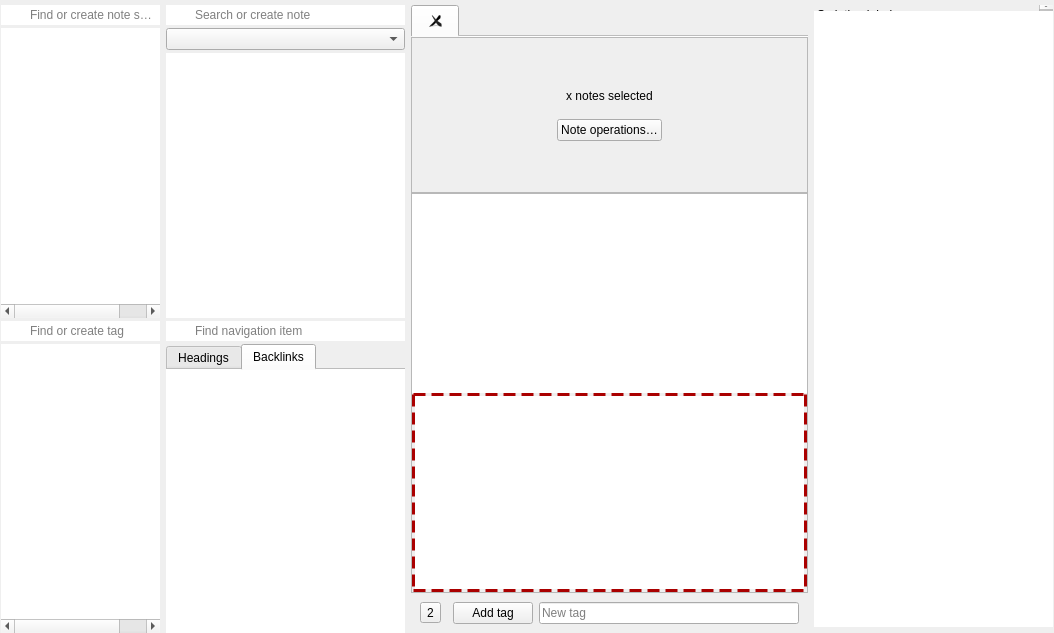
  <widget class="QWidget" name="centralWidget">
   <property name="sizePolicy">
    <sizepolicy hsizetype="Maximum" vsizetype="Maximum">
     <horstretch>0</horstretch>
     <verstretch>0</verstretch>
    </sizepolicy>
   </property>
   <layout class="QGridLayout" name="gridLayout_4">
    <property name="sizeConstraint">
     <enum>QLayout::SizeConstraint::SetMaximumSize</enum>
    </property>
    <property name="leftMargin">
     <number>1</number>
    </property>
    <property name="topMargin">
     <number>5</number>
    </property>
    <property name="rightMargin">
     <number>1</number>
    </property>
    <property name="bottomMargin">
     <number>0</number>
    </property>
    <item row="0" column="1">
     <layout class="QHBoxLayout" name="horizontalLayout_3">
      <property name="rightMargin">
       <number>0</number>
      </property>
      <item>
       <widget class="QFrame" name="tagFrame">
        <property name="sizePolicy">
         <sizepolicy hsizetype="Preferred" vsizetype="Preferred">
          <horstretch>2</horstretch>
          <verstretch>0</verstretch>
         </sizepolicy>
        </property>
        <property name="styleSheet">
         <string notr="true"/>
        </property>
        <property name="frameShape">
         <enum>QFrame::Shape::NoFrame</enum>
        </property>
        <property name="frameShadow">
         <enum>QFrame::Shadow::Plain</enum>
        </property>
        <layout class="QVBoxLayout" name="verticalLayout_5">
         <property name="spacing">
          <number>3</number>
         </property>
         <property name="leftMargin">
          <number>0</number>
         </property>
         <property name="topMargin">
          <number>0</number>
         </property>
         <property name="rightMargin">
          <number>0</number>
         </property>
         <property name="bottomMargin">
          <number>0</number>
         </property>
         <item>
          <widget class="QFrame" name="noteSubFolderFrame">
           <property name="frameShape">
            <enum>QFrame::Shape::NoFrame</enum>
           </property>
           <property name="frameShadow">
            <enum>QFrame::Shadow::Raised</enum>
           </property>
           <layout class="QVBoxLayout" name="verticalLayout_4">
            <property name="spacing">
             <number>3</number>
            </property>
            <property name="leftMargin">
             <number>0</number>
            </property>
            <property name="topMargin">
             <number>0</number>
            </property>
            <property name="rightMargin">
             <number>0</number>
            </property>
            <property name="bottomMargin">
             <number>0</number>
            </property>
            <item>
             <widget class="LineEdit" name="noteSubFolderLineEdit">
              <property name="styleSheet">
               <string notr="true">QLineEdit {
	border: none;
	padding: 2px 5px 2px 27px;
	background-image: url(:/images/search-notes.svg);
	background-repeat: no-repeat;
	background-position: center left;
	margin-right: 0px;
}
</string>
              </property>
              <property name="placeholderText">
               <string>Find or create note sub folder</string>
              </property>
              <property name="clearButtonEnabled">
               <bool>true</bool>
              </property>
             </widget>
            </item>
            <item>
             <widget class="NoteSubFolderTree" name="noteSubFolderTreeWidget">
              <property name="contextMenuPolicy">
               <enum>Qt::ContextMenuPolicy::CustomContextMenu</enum>
              </property>
              <property name="frameShape">
               <enum>QFrame::Shape::NoFrame</enum>
              </property>
              <property name="editTriggers">
               <set>QAbstractItemView::EditTrigger::EditKeyPressed</set>
              </property>
              <property name="selectionMode">
               <enum>QAbstractItemView::SelectionMode::ExtendedSelection</enum>
              </property>
              <property name="headerHidden">
               <bool>true</bool>
              </property>
              <column>
               <property name="text">
                <string notr="true">Name</string>
               </property>
              </column>
              <column>
               <property name="text">
                <string notr="true">Note count</string>
               </property>
              </column>
             </widget>
            </item>
           </layout>
          </widget>
         </item>
         <item>
          <widget class="QFrame" name="tagSubFrame">
           <property name="frameShape">
            <enum>QFrame::Shape::NoFrame</enum>
           </property>
           <property name="frameShadow">
            <enum>QFrame::Shadow::Raised</enum>
           </property>
           <layout class="QVBoxLayout" name="verticalLayout_3">
            <property name="spacing">
             <number>3</number>
            </property>
            <property name="leftMargin">
             <number>0</number>
            </property>
            <property name="topMargin">
             <number>0</number>
            </property>
            <property name="rightMargin">
             <number>0</number>
            </property>
            <property name="bottomMargin">
             <number>0</number>
            </property>
            <item>
             <widget class="LineEdit" name="tagLineEdit">
              <property name="styleSheet">
               <string notr="true">QLineEdit {
	border: none;
	padding: 2px 5px 2px 27px;
	background-image: url(:/images/search-notes.svg);
	background-repeat: no-repeat;
	background-position: center left;
	margin-right: 0px;
}
</string>
              </property>
              <property name="placeholderText">
               <string>Find or create tag</string>
              </property>
              <property name="clearButtonEnabled">
               <bool>true</bool>
              </property>
             </widget>
            </item>
            <item>
             <widget class="QTreeWidget" name="tagTreeWidget">
              <property name="contextMenuPolicy">
               <enum>Qt::ContextMenuPolicy::CustomContextMenu</enum>
              </property>
              <property name="frameShape">
               <enum>QFrame::Shape::NoFrame</enum>
              </property>
              <property name="editTriggers">
               <set>QAbstractItemView::EditTrigger::EditKeyPressed</set>
              </property>
              <property name="selectionMode">
               <enum>QAbstractItemView::SelectionMode::ExtendedSelection</enum>
              </property>
              <property name="headerHidden">
               <bool>true</bool>
              </property>
              <column>
               <property name="text">
                <string notr="true">Name</string>
               </property>
              </column>
              <column>
               <property name="text">
                <string notr="true">Note count</string>
               </property>
              </column>
             </widget>
            </item>
           </layout>
          </widget>
         </item>
        </layout>
       </widget>
      </item>
      <item>
       <widget class="QFrame" name="notesListFrame">
        <property name="sizePolicy">
         <sizepolicy hsizetype="Preferred" vsizetype="Preferred">
          <horstretch>3</horstretch>
          <verstretch>0</verstretch>
         </sizepolicy>
        </property>
        <property name="styleSheet">
         <string notr="true"/>
        </property>
        <layout class="QVBoxLayout" name="notesListLayout">
         <property name="spacing">
          <number>3</number>
         </property>
         <property name="leftMargin">
          <number>0</number>
         </property>
         <property name="topMargin">
          <number>0</number>
         </property>
         <property name="rightMargin">
          <number>0</number>
         </property>
         <property name="bottomMargin">
          <number>0</number>
         </property>
         <item>
          <widget class="QFrame" name="noteListSubFrame">
           <property name="frameShape">
            <enum>QFrame::Shape::NoFrame</enum>
           </property>
           <property name="frameShadow">
            <enum>QFrame::Shadow::Raised</enum>
           </property>
           <layout class="QVBoxLayout" name="noteListSubFrameLayout">
            <property name="spacing">
             <number>3</number>
            </property>
            <property name="leftMargin">
             <number>0</number>
            </property>
            <property name="topMargin">
             <number>0</number>
            </property>
            <property name="rightMargin">
             <number>0</number>
            </property>
            <property name="bottomMargin">
             <number>0</number>
            </property>
            <item>
             <widget class="LineEdit" name="searchLineEdit">
              <property name="toolTip">
               <string>Search for notes or create new notes by entering text and pressing return</string>
              </property>
              <property name="styleSheet">
               <string notr="true">QLineEdit {
	border: none;
	padding: 2px 5px 2px 27px;
	background-image: url(:/images/search-notes.svg);
	background-repeat: no-repeat;
	background-position: center left;
	margin-right: 0px;
}
</string>
              </property>
              <property name="placeholderText">
               <string>Search or create note</string>
              </property>
              <property name="clearButtonEnabled">
               <bool>true</bool>
              </property>
             </widget>
            </item>
            <item>
             <widget class="ComboBox" name="noteFolderComboBox">
              <property name="toolTip">
               <string>Note folder</string>
              </property>
              <property name="styleSheet">
               <string notr="true"/>
              </property>
              <property name="maxVisibleItems">
               <number>100</number>
              </property>
             </widget>
            </item>
            <item>
             <widget class="QTreeWidget" name="noteTreeWidget">
              <property name="contextMenuPolicy">
               <enum>Qt::ContextMenuPolicy::CustomContextMenu</enum>
              </property>
              <property name="frameShape">
               <enum>QFrame::Shape::NoFrame</enum>
              </property>
              <property name="editTriggers">
               <set>QAbstractItemView::EditTrigger::EditKeyPressed</set>
              </property>
              <property name="selectionMode">
               <enum>QAbstractItemView::SelectionMode::ExtendedSelection</enum>
              </property>
              <property name="rootIsDecorated">
               <bool>false</bool>
              </property>
              <attribute name="headerVisible">
               <bool>false</bool>
              </attribute>
              <column>
               <property name="text">
                <string notr="true">1</string>
               </property>
              </column>
             </widget>
            </item>
           </layout>
          </widget>
         </item>
         <item>
          <widget class="QFrame" name="navigationFrame">
           <property name="frameShape">
            <enum>QFrame::Shape::NoFrame</enum>
           </property>
           <property name="frameShadow">
            <enum>QFrame::Shadow::Raised</enum>
           </property>
           <layout class="QVBoxLayout" name="verticalLayout_2">
            <property name="spacing">
             <number>3</number>
            </property>
            <property name="leftMargin">
             <number>0</number>
            </property>
            <property name="topMargin">
             <number>0</number>
            </property>
            <property name="rightMargin">
             <number>0</number>
            </property>
            <property name="bottomMargin">
             <number>0</number>
            </property>
            <item>
             <widget class="LineEdit" name="navigationLineEdit">
              <property name="styleSheet">
               <string notr="true">QLineEdit {
	border: none;
	padding: 2px 5px 2px 27px;
	background-image: url(:/images/search-notes.svg);
	background-repeat: no-repeat;
	background-position: center left;
	margin-right: 0px;
}
</string>
              </property>
              <property name="placeholderText">
               <string>Find navigation item</string>
              </property>
              <property name="clearButtonEnabled">
               <bool>true</bool>
              </property>
             </widget>
            </item>
            <item>
             <widget class="QTabWidget" name="navigationTabWidget">
              <property name="currentIndex">
               <number>1</number>
              </property>
              <property name="documentMode">
               <bool>true</bool>
              </property>
              <widget class="QWidget" name="navigationTab">
               <attribute name="title">
                <string>Headings</string>
               </attribute>
               <layout class="QGridLayout" name="gridLayout_3">
                <property name="leftMargin">
                 <number>0</number>
                </property>
                <property name="topMargin">
                 <number>0</number>
                </property>
                <property name="rightMargin">
                 <number>0</number>
                </property>
                <property name="bottomMargin">
                 <number>0</number>
                </property>
                <item row="0" column="0">
                 <widget class="NavigationWidget" name="navigationWidget">
                  <property name="frameShape">
                   <enum>QFrame::Shape::NoFrame</enum>
                  </property>
                  <attribute name="headerVisible">
                   <bool>false</bool>
                  </attribute>
                  <column>
                   <property name="text">
                    <string>Navigation</string>
                   </property>
                  </column>
                 </widget>
                </item>
               </layout>
              </widget>
              <widget class="QWidget" name="backlinkTab">
               <attribute name="title">
                <string>Backlinks</string>
               </attribute>
               <layout class="QGridLayout" name="gridLayout_5">
                <property name="leftMargin">
                 <number>0</number>
                </property>
                <property name="topMargin">
                 <number>0</number>
                </property>
                <property name="rightMargin">
                 <number>0</number>
                </property>
                <property name="bottomMargin">
                 <number>0</number>
                </property>
                <item row="0" column="0">
                 <widget class="BacklinkWidget" name="backlinkWidget">
                  <property name="frameShape">
                   <enum>QFrame::Shape::NoFrame</enum>
                  </property>
                  <attribute name="headerVisible">
                   <bool>false</bool>
                  </attribute>
                  <column>
                   <property name="text">
                    <string>Navigation</string>
                   </property>
                  </column>
                 </widget>
                </item>
               </layout>
              </widget>
             </widget>
            </item>
           </layout>
          </widget>
         </item>
        </layout>
       </widget>
      </item>
      <item>
       <widget class="QTabWidget" name="noteEditTabWidget">
        <property name="sizePolicy">
         <sizepolicy hsizetype="Preferred" vsizetype="Preferred">
          <horstretch>5</horstretch>
          <verstretch>0</verstretch>
         </sizepolicy>
        </property>
        <property name="styleSheet">
         <string notr="true"/>
        </property>
        <property name="currentIndex">
         <number>0</number>
        </property>
        <property name="documentMode">
         <bool>true</bool>
        </property>
        <property name="tabsClosable">
         <bool>true</bool>
        </property>
        <property name="movable">
         <bool>true</bool>
        </property>
        <widget class="QWidget" name="noteEditTabWidgetPage">
         <attribute name="title">
          <string/>
         </attribute>
         <layout class="QVBoxLayout" name="noteEditTabWidgetLayout">
          <property name="spacing">
           <number>0</number>
          </property>
          <property name="leftMargin">
           <number>0</number>
          </property>
          <property name="topMargin">
           <number>0</number>
          </property>
          <property name="rightMargin">
           <number>0</number>
          </property>
          <property name="bottomMargin">
           <number>0</number>
          </property>
          <item>
           <widget class="QFrame" name="multiSelectActionFrame">
            <property name="frameShape">
             <enum>QFrame::Shape::StyledPanel</enum>
            </property>
            <property name="frameShadow">
             <enum>QFrame::Shadow::Raised</enum>
            </property>
            <layout class="QGridLayout" name="gridLayout_2">
             <item row="1" column="1">
              <widget class="QLabel" name="notesSelectedLabel">
               <property name="text">
                <string notr="true">x notes selected</string>
               </property>
               <property name="alignment">
                <set>Qt::AlignmentFlag::AlignCenter</set>
               </property>
              </widget>
             </item>
             <item row="0" column="1">
              <spacer name="verticalSpacer_2">
               <property name="orientation">
                <enum>Qt::Orientation::Vertical</enum>
               </property>
               <property name="sizeHint" stdset="0">
                <size>
                 <width>20</width>
                 <height>40</height>
                </size>
               </property>
              </spacer>
             </item>
             <item row="3" column="2">
              <spacer name="horizontalSpacer_2">
               <property name="orientation">
                <enum>Qt::Orientation::Horizontal</enum>
               </property>
               <property name="sizeHint" stdset="0">
                <size>
                 <width>40</width>
                 <height>20</height>
                </size>
               </property>
              </spacer>
             </item>
             <item row="3" column="0">
              <spacer name="horizontalSpacer">
               <property name="orientation">
                <enum>Qt::Orientation::Horizontal</enum>
               </property>
               <property name="sizeHint" stdset="0">
                <size>
                 <width>40</width>
                 <height>20</height>
                </size>
               </property>
              </spacer>
             </item>
             <item row="3" column="1">
              <widget class="QPushButton" name="noteOperationsButton">
               <property name="text">
                <string>Note operations…</string>
               </property>
              </widget>
             </item>
             <item row="4" column="1">
              <spacer name="verticalSpacer">
               <property name="orientation">
                <enum>Qt::Orientation::Vertical</enum>
               </property>
               <property name="sizeHint" stdset="0">
                <size>
                 <width>20</width>
                 <height>40</height>
                </size>
               </property>
              </spacer>
             </item>
             <item row="2" column="1">
              <spacer name="verticalSpacer_3">
               <property name="orientation">
                <enum>Qt::Orientation::Vertical</enum>
               </property>
               <property name="sizeType">
                <enum>QSizePolicy::Policy::Fixed</enum>
               </property>
               <property name="sizeHint" stdset="0">
                <size>
                 <width>20</width>
                 <height>10</height>
                </size>
               </property>
              </spacer>
             </item>
            </layout>
           </widget>
          </item>
          <item>
           <widget class="QFrame" name="noteEditorFrame">
            <property name="minimumSize">
             <size>
              <width>0</width>
              <height>400</height>
             </size>
            </property>
            <property name="frameShape">
             <enum>QFrame::Shape::StyledPanel</enum>
            </property>
            <property name="frameShadow">
             <enum>QFrame::Shadow::Raised</enum>
            </property>
            <layout class="QVBoxLayout" name="verticalLayout_6">
             <property name="spacing">
              <number>0</number>
             </property>
             <property name="leftMargin">
              <number>0</number>
             </property>
             <property name="topMargin">
              <number>0</number>
             </property>
             <property name="rightMargin">
              <number>0</number>
             </property>
             <property name="bottomMargin">
              <number>0</number>
             </property>
             <item>
              <widget class="QOwnNotesMarkdownTextEdit" name="noteTextEdit">
               <property name="enabled">
                <bool>true</bool>
               </property>
               <property name="contextMenuPolicy">
                <enum>Qt::ContextMenuPolicy::CustomContextMenu</enum>
               </property>
               <property name="frameShape">
                <enum>QFrame::Shape::NoFrame</enum>
               </property>
               <property name="cursorWidth">
                <number>1</number>
               </property>
              </widget>
             </item>
             <item>
              <widget class="QOwnNotesMarkdownTextEdit" name="encryptedNoteTextEdit">
               <property name="enabled">
                <bool>true</bool>
               </property>
               <property name="contextMenuPolicy">
                <enum>Qt::ContextMenuPolicy::CustomContextMenu</enum>
               </property>
               <property name="styleSheet">
                <string notr="true">QPlainTextEdit {
	border: 3px dashed #aa0000;
}
</string>
               </property>
               <property name="frameShape">
                <enum>QFrame::Shape::NoFrame</enum>
               </property>
              </widget>
             </item>
             <item>
              <widget class="QFrame" name="noteTextEditSearchFrame">
               <property name="frameShape">
                <enum>QFrame::Shape::NoFrame</enum>
               </property>
               <property name="lineWidth">
                <number>0</number>
               </property>
              </widget>
             </item>
            </layout>
           </widget>
          </item>
          <item>
           <widget class="QFrame" name="noteTagFrame">
            <property name="styleSheet">
             <string notr="true">QFrame { border: none; }</string>
            </property>
            <property name="frameShape">
             <enum>QFrame::Shape::NoFrame</enum>
            </property>
            <property name="frameShadow">
             <enum>QFrame::Shadow::Raised</enum>
            </property>
            <layout class="QHBoxLayout" name="horizontalLayout">
             <item>
              <widget class="QToolButton" name="selectedTagsToolButton">
               <property name="focusPolicy">
                <enum>Qt::FocusPolicy::NoFocus</enum>
               </property>
               <property name="text">
                <string notr="true">2</string>
               </property>
               <property name="icon">
                <iconset theme="text-x-generic" resource="breeze-qownnotes.qrc">
                 <normaloff>:/icons/breeze-qownnotes/16x16/text-x-generic.svg</normaloff>:/icons/breeze-qownnotes/16x16/text-x-generic.svg</iconset>
               </property>
               <property name="toolButtonStyle">
                <enum>Qt::ToolButtonStyle::ToolButtonTextBesideIcon</enum>
               </property>
              </widget>
             </item>
             <item>
              <widget class="QFrame" name="noteTagButtonFrame">
               <property name="frameShape">
                <enum>QFrame::Shape::NoFrame</enum>
               </property>
               <property name="frameShadow">
                <enum>QFrame::Shadow::Plain</enum>
               </property>
               <layout class="QHBoxLayout" name="horizontalLayout_2">
                <property name="leftMargin">
                 <number>0</number>
                </property>
                <property name="topMargin">
                 <number>0</number>
                </property>
                <property name="rightMargin">
                 <number>0</number>
                </property>
                <property name="bottomMargin">
                 <number>0</number>
                </property>
               </layout>
              </widget>
             </item>
             <item>
              <widget class="QPushButton" name="newNoteTagButton">
               <property name="toolTip">
                <string>Add a tag to the current note</string>
               </property>
               <property name="text">
                <string>Add tag</string>
               </property>
               <property name="icon">
                <iconset theme="tag" resource="breeze-qownnotes.qrc">
                 <normaloff>:/icons/breeze-qownnotes/16x16/tag.svg</normaloff>:/icons/breeze-qownnotes/16x16/tag.svg</iconset>
               </property>
              </widget>
             </item>
             <item>
              <widget class="QLineEdit" name="newNoteTagLineEdit">
               <property name="placeholderText">
                <string>New tag</string>
               </property>
              </widget>
             </item>
            </layout>
           </widget>
          </item>
         </layout>
        </widget>
       </widget>
      </item>
      <item>
       <widget class="QFrame" name="noteViewFrame">
        <property name="sizePolicy">
         <sizepolicy hsizetype="Preferred" vsizetype="Preferred">
          <horstretch>3</horstretch>
          <verstretch>0</verstretch>
         </sizepolicy>
        </property>
        <property name="styleSheet">
         <string notr="true"/>
        </property>
        <property name="frameShape">
         <enum>QFrame::Shape::NoFrame</enum>
        </property>
        <layout class="QGridLayout" name="gridLayout">
         <property name="leftMargin">
          <number>0</number>
         </property>
         <property name="topMargin">
          <number>0</number>
         </property>
         <property name="rightMargin">
          <number>0</number>
         </property>
         <property name="bottomMargin">
          <number>0</number>
         </property>
         <item row="0" column="1">
          <widget class="QScrollArea" name="scriptingScrollArea">
           <property name="sizePolicy">
            <sizepolicy hsizetype="Expanding" vsizetype="Ignored">
             <horstretch>0</horstretch>
             <verstretch>0</verstretch>
            </sizepolicy>
           </property>
           <property name="minimumSize">
            <size>
             <width>0</width>
             <height>10</height>
            </size>
           </property>
           <property name="frameShape">
            <enum>QFrame::Shape::NoFrame</enum>
           </property>
           <property name="widgetResizable">
            <bool>true</bool>
           </property>
           <widget class="QWidget" name="scrollAreaWidgetContents">
            <property name="geometry">
             <rect>
              <x>0</x>
              <y>0</y>
              <width>305</width>
              <height>21</height>
             </rect>
            </property>
            <layout class="QVBoxLayout" name="scriptingScrollAreaLayout">
             <property name="leftMargin">
              <number>3</number>
             </property>
             <property name="topMargin">
              <number>3</number>
             </property>
             <property name="rightMargin">
              <number>3</number>
             </property>
             <property name="bottomMargin">
              <number>3</number>
             </property>
             <item>
              <widget class="QLabel" name="scriptingDemoLabel">
               <property name="text">
                <string notr="true">Scripting label</string>
               </property>
               <property name="wordWrap">
                <bool>true</bool>
               </property>
               <property name="textInteractionFlags">
                <set>Qt::TextInteractionFlag::LinksAccessibleByMouse|Qt::TextInteractionFlag::TextSelectableByMouse</set>
               </property>
              </widget>
             </item>
            </layout>
           </widget>
          </widget>
         </item>
         <item row="1" column="1">
          <widget class="NotePreviewWidget" name="noteTextView">
           <property name="enabled">
            <bool>true</bool>
           </property>
           <property name="styleSheet">
            <string notr="true"/>
           </property>
           <property name="frameShape">
            <enum>QFrame::Shape::NoFrame</enum>
           </property>
           <property name="readOnly">
            <bool>true</bool>
           </property>
           <property name="html">
            <string notr="true">&lt;!DOCTYPE HTML PUBLIC &quot;-//W3C//DTD HTML 4.0//EN&quot; &quot;http://www.w3.org/TR/REC-html40/strict.dtd&quot;&gt;
&lt;html&gt;&lt;head&gt;&lt;meta name=&quot;qrichtext&quot; content=&quot;1&quot; /&gt;&lt;meta charset=&quot;utf-8&quot; /&gt;&lt;style type=&quot;text/css&quot;&gt;
p, li { white-space: pre-wrap; }
hr { height: 1px; border-width: 0; }
li.unchecked::marker { content: &quot;\2610&quot;; }
li.checked::marker { content: &quot;\2612&quot;; }
&lt;/style&gt;&lt;/head&gt;&lt;body style=&quot; font-family:'Noto Sans'; font-size:11pt; font-weight:400; font-style:normal;&quot;&gt;
&lt;p style=&quot;-qt-paragraph-type:empty; margin-top:0px; margin-bottom:0px; margin-left:0px; margin-right:0px; -qt-block-indent:0; text-indent:0px; font-family:'Sans Serif'; font-size:9pt;&quot;&gt;&lt;br /&gt;&lt;/p&gt;&lt;/body&gt;&lt;/html&gt;</string>
           </property>
           <property name="acceptRichText">
            <bool>false</bool>
           </property>
           <property name="textInteractionFlags">
            <set>Qt::TextInteractionFlag::LinksAccessibleByKeyboard|Qt::TextInteractionFlag::LinksAccessibleByMouse|Qt::TextInteractionFlag::TextBrowserInteraction|Qt::TextInteractionFlag::TextSelectableByKeyboard|Qt::TextInteractionFlag::TextSelectableByMouse</set>
           </property>
           <property name="openExternalLinks">
            <bool>true</bool>
           </property>
           <property name="openLinks">
            <bool>false</bool>
           </property>
          </widget>
         </item>
         <item row="2" column="1">
          <widget class="QFrame" name="noteTextViewSearchFrame">
           <property name="frameShape">
            <enum>QFrame::Shape::NoFrame</enum>
           </property>
          </widget>
         </item>
        </layout>
       </widget>
      </item>
     </layout>
    </item>
   </layout>
  </widget>
